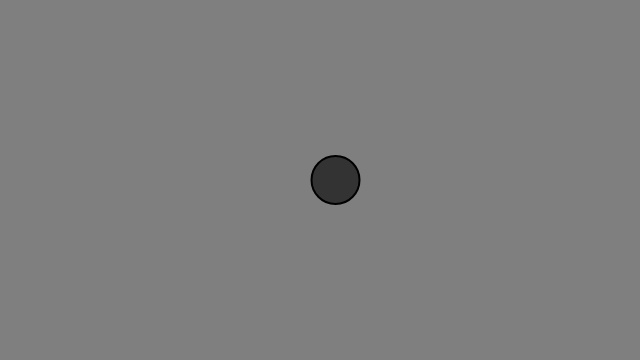
Frame 1 (no input)
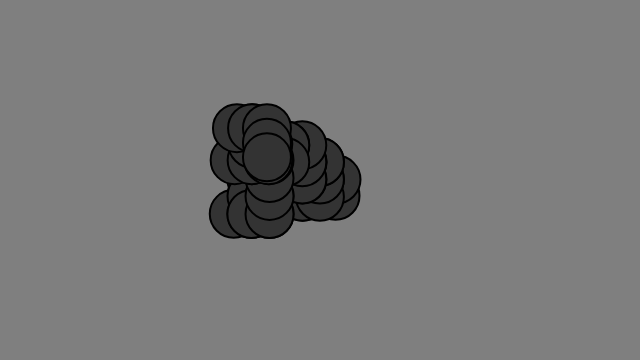
Frame 60 (no input)
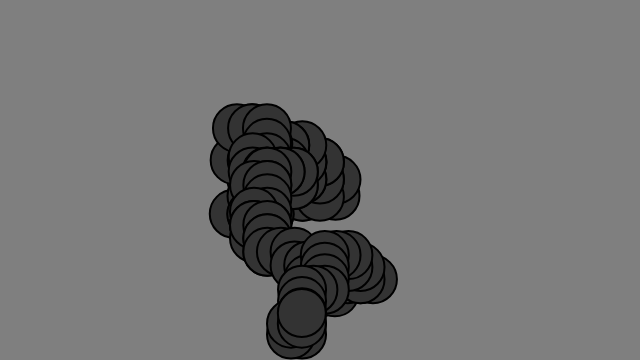
Frame 120 (the mouse pressed at the canvas centre since frame 60)

The p5.js sketch that drew these frames (run headless with seeded random() and noise() and a simulated clock; from frame 60 on, the mouse is pressed at the canvas centre):

// p5.js sketch
// ── sketch.js
// The Nature of Code
// Daniel Shiffman
// http://natureofcode.com

let walker;

function setup() {
  createCanvas(640,360);
  walker = new Walker();
  background(127);
}

function draw() {
  walker.walk();
  walker.display();
}

class Walker{
  constructor(){
    this.position = createVector(width/2,height/2);
    this.time = random(1000);
  }

 display() {
    strokeWeight(2);
    fill(51);
    stroke(0);
    ellipse(this.position.x, this.position.y, 48, 48);
  }

  walk() {
    const stepSize = map(noise(this.time),0,1,0,30);
    const choice = floor(random(4));

    if (choice === 0) {
        this.position.x += stepSize;
    } else if (choice == 1) {
        this.position.x -= stepSize;
    } else if (choice == 2) {
        this.position.y += stepSize;
    } else {
        this.position.y -= stepSize;
    }

    this.position.x = constrain(this.position.x,0,width-1);
    this.position.y = constrain(this.position.y,0,height-1);
    this.time += 0.01;
  }
}
